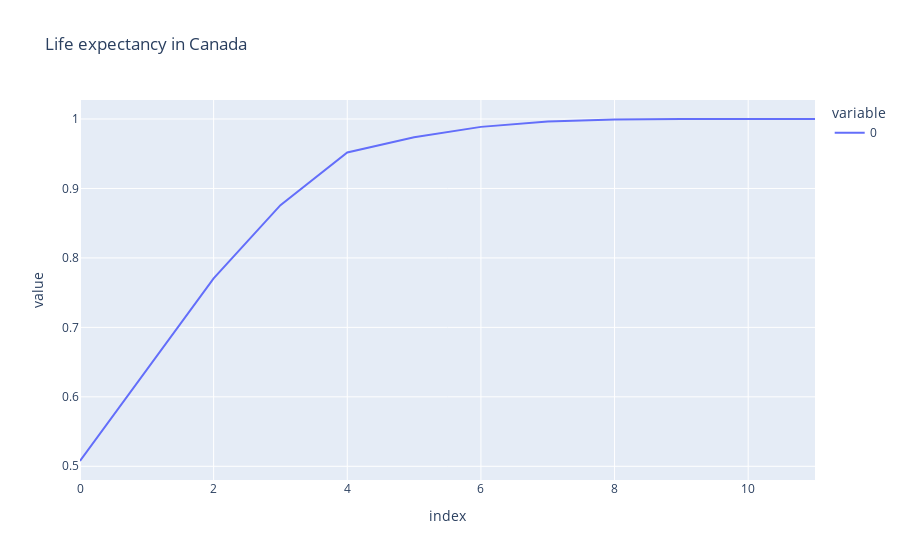

Notebook code cell kept with this figure:
### Code cell
df = history.history['accuracy']
fig = px.line(df, title='Life expectancy in Canada')
fig.show()

### Figure 1 — Plotly figure (JSON) as saved in the notebook; plotly's stock layout.template omitted (floating-point values rounded to 4 significant figures)
{"data": [{"hovertemplate": "variable=0<br>index=%{x}<br>value=%{y}<extra></extra>", "legendgroup": "0", "line": {"color": "#636efa", "dash": "solid"}, "marker": {"symbol": "circle"}, "mode": "lines", "name": "0", "orientation": "v", "showlegend": true, "type": "scatter", "x": [0, 1, 2, 3, 4, 5, 6, 7, 8, 9, 10, 11], "xaxis": "x", "y": [0.5076, 0.6387, 0.7705, 0.876, 0.9518, 0.9736, 0.9887, 0.9965, 0.9994, 1, 1, 1], "yaxis": "y"}], "layout": {"legend": {"title": {"text": "variable"}, "tracegroupgap": 0}, "title": {"text": "Life expectancy in Canada"}, "xaxis": {"anchor": "y", "domain": [0, 1], "title": {"text": "index"}}, "yaxis": {"anchor": "x", "domain": [0, 1], "title": {"text": "value"}}}}
